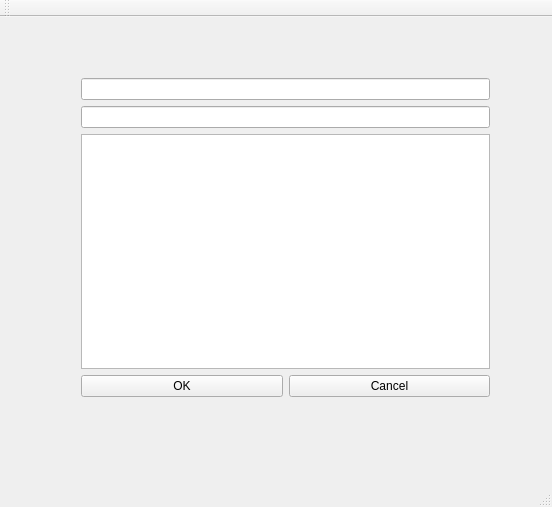
<?xml version="1.0" encoding="UTF-8"?>
<ui version="4.0">
 <class>MainWindow</class>
 <widget class="QMainWindow" name="MainWindow">
  <property name="geometry">
   <rect>
    <x>0</x>
    <y>0</y>
    <width>552</width>
    <height>507</height>
   </rect>
  </property>
  <property name="windowTitle">
   <string>MainWindow</string>
  </property>
  <widget class="QWidget" name="centralWidget">
   <widget class="QWidget" name="layoutWidget">
    <property name="geometry">
     <rect>
      <x>70</x>
      <y>50</y>
      <width>431</width>
      <height>341</height>
     </rect>
    </property>
    <layout class="QVBoxLayout" name="verticalLayout">
     <item>
      <widget class="QLineEdit" name="lineEdit1"/>
     </item>
     <item>
      <widget class="QLineEdit" name="lineEdit2"/>
     </item>
     <item>
      <widget class="QListWidget" name="listWidget"/>
     </item>
     <item>
      <layout class="QHBoxLayout" name="horizontalLayout">
       <item>
        <widget class="QPushButton" name="okButton">
         <property name="text">
          <string>OK</string>
         </property>
        </widget>
       </item>
       <item>
        <widget class="QPushButton" name="cancelButton">
         <property name="text">
          <string>Cancel</string>
         </property>
        </widget>
       </item>
      </layout>
     </item>
    </layout>
   </widget>
  </widget>
  <widget class="QMenuBar" name="menuBar">
   <property name="geometry">
    <rect>
     <x>0</x>
     <y>0</y>
     <width>552</width>
     <height>20</height>
    </rect>
   </property>
  </widget>
  <widget class="QToolBar" name="mainToolBar">
   <attribute name="toolBarArea">
    <enum>TopToolBarArea</enum>
   </attribute>
   <attribute name="toolBarBreak">
    <bool>false</bool>
   </attribute>
  </widget>
  <widget class="QStatusBar" name="statusBar"/>
 </widget>
 <layoutdefault spacing="6" margin="11"/>
 <resources/>
 <connections/>
</ui>
